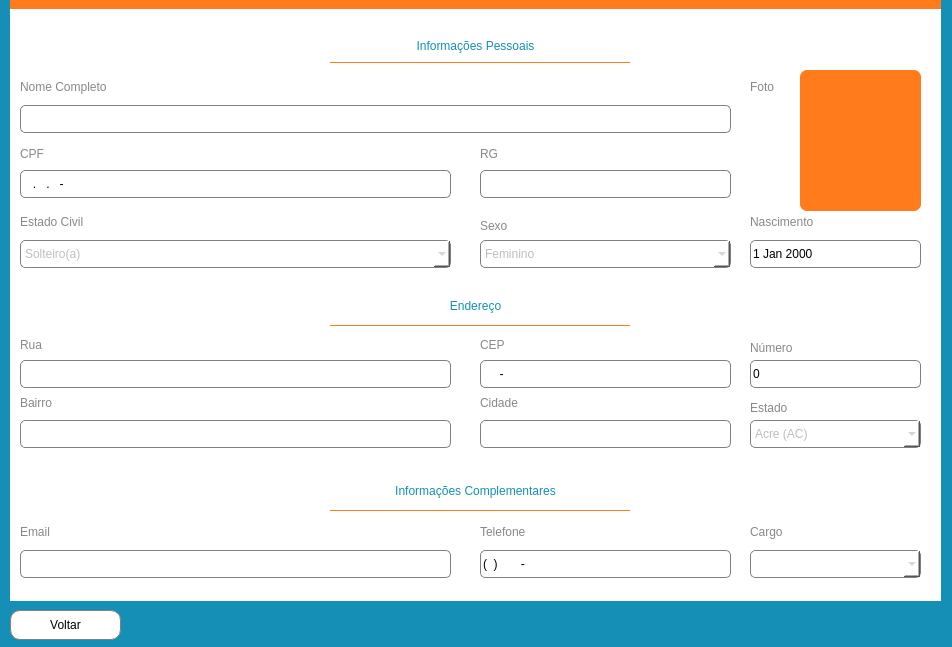
<?xml version="1.0" encoding="UTF-8"?>
<ui version="4.0">
 <class>perfilServidor</class>
 <widget class="QMainWindow" name="perfilServidor">
  <property name="geometry">
   <rect>
    <x>0</x>
    <y>0</y>
    <width>952</width>
    <height>647</height>
   </rect>
  </property>
  <property name="sizePolicy">
   <sizepolicy hsizetype="Fixed" vsizetype="Fixed">
    <horstretch>0</horstretch>
    <verstretch>0</verstretch>
   </sizepolicy>
  </property>
  <property name="minimumSize">
   <size>
    <width>952</width>
    <height>200</height>
   </size>
  </property>
  <property name="maximumSize">
   <size>
    <width>952</width>
    <height>760</height>
   </size>
  </property>
  <property name="windowTitle">
   <string>Perfil Servidor</string>
  </property>
  <property name="layoutDirection">
   <enum>Qt::LeftToRight</enum>
  </property>
  <property name="styleSheet">
   <string notr="true">background-color: rgb(21, 143, 181)</string>
  </property>
  <widget class="QWidget" name="centralwidget">
   <property name="sizePolicy">
    <sizepolicy hsizetype="Fixed" vsizetype="Fixed">
     <horstretch>0</horstretch>
     <verstretch>0</verstretch>
    </sizepolicy>
   </property>
   <property name="styleSheet">
    <string notr="true">backgroundcolor: rgb(255,255,255)</string>
   </property>
   <widget class="QPushButton" name="btnVoltar">
    <property name="geometry">
     <rect>
      <x>10</x>
      <y>610</y>
      <width>111</width>
      <height>30</height>
     </rect>
    </property>
    <property name="sizePolicy">
     <sizepolicy hsizetype="Maximum" vsizetype="Expanding">
      <horstretch>0</horstretch>
      <verstretch>0</verstretch>
     </sizepolicy>
    </property>
    <property name="focusPolicy">
     <enum>Qt::StrongFocus</enum>
    </property>
    <property name="styleSheet">
     <string notr="true">font: 25 10pt &quot;Malgun Gothic Semilight&quot;;
border: 0.7px solid grey;
border-radius: 10px;
background-color: rgb(255, 255, 255);
box-shadow: 5px -9px 3px #000;</string>
    </property>
    <property name="text">
     <string>Voltar</string>
    </property>
   </widget>
   <widget class="QFrame" name="framezao">
    <property name="geometry">
     <rect>
      <x>10</x>
      <y>0</y>
      <width>931</width>
      <height>601</height>
     </rect>
    </property>
    <property name="sizePolicy">
     <sizepolicy hsizetype="Expanding" vsizetype="Expanding">
      <horstretch>0</horstretch>
      <verstretch>0</verstretch>
     </sizepolicy>
    </property>
    <property name="styleSheet">
     <string notr="true">background-color: rgb(255, 255, 255);
border-radius: 7px;
</string>
    </property>
    <property name="frameShape">
     <enum>QFrame::StyledPanel</enum>
    </property>
    <property name="frameShadow">
     <enum>QFrame::Raised</enum>
    </property>
    <widget class="QFrame" name="framePessoais">
     <property name="geometry">
      <rect>
       <x>0</x>
       <y>30</y>
       <width>931</width>
       <height>251</height>
      </rect>
     </property>
     <property name="sizePolicy">
      <sizepolicy hsizetype="Expanding" vsizetype="Expanding">
       <horstretch>0</horstretch>
       <verstretch>0</verstretch>
      </sizepolicy>
     </property>
     <property name="styleSheet">
      <string notr="true">background-color: rgb(255, 255, 255)</string>
     </property>
     <property name="frameShape">
      <enum>QFrame::StyledPanel</enum>
     </property>
     <property name="frameShadow">
      <enum>QFrame::Raised</enum>
     </property>
     <widget class="QLabel" name="lblPessoais">
      <property name="geometry">
       <rect>
        <x>0</x>
        <y>-4</y>
        <width>931</width>
        <height>39</height>
       </rect>
      </property>
      <property name="styleSheet">
       <string notr="true">font: 25 12pt &quot;Malgun Gothic Semilight&quot;;
color: rgb(21, 143, 181);</string>
      </property>
      <property name="text">
       <string>Informações Pessoais</string>
      </property>
      <property name="alignment">
       <set>Qt::AlignCenter</set>
      </property>
     </widget>
     <widget class="QLabel" name="lblNome">
      <property name="geometry">
       <rect>
        <x>10</x>
        <y>45</y>
        <width>181</width>
        <height>23</height>
       </rect>
      </property>
      <property name="styleSheet">
       <string notr="true">font: 75 10pt &quot;Malgun Gothic&quot;;
color: rgb(136, 136, 136)</string>
      </property>
      <property name="text">
       <string>Nome Completo</string>
      </property>
     </widget>
     <widget class="QLabel" name="lblCpf">
      <property name="geometry">
       <rect>
        <x>10</x>
        <y>112</y>
        <width>55</width>
        <height>23</height>
       </rect>
      </property>
      <property name="styleSheet">
       <string notr="true">color: rgb(136, 136, 136);
font: 75 10pt &quot;Malgun Gothic&quot;;</string>
      </property>
      <property name="text">
       <string>CPF</string>
      </property>
     </widget>
     <widget class="QLabel" name="lblEstadoCivil">
      <property name="geometry">
       <rect>
        <x>10</x>
        <y>180</y>
        <width>111</width>
        <height>23</height>
       </rect>
      </property>
      <property name="styleSheet">
       <string notr="true">color: rgb(136, 136, 136);
font: 75 10pt &quot;Malgun Gothic&quot;;</string>
      </property>
      <property name="text">
       <string>Estado Civil</string>
      </property>
     </widget>
     <widget class="QLabel" name="lblNascimento">
      <property name="geometry">
       <rect>
        <x>740</x>
        <y>180</y>
        <width>121</width>
        <height>23</height>
       </rect>
      </property>
      <property name="styleSheet">
       <string notr="true">color: rgb(136, 136, 136);
font: 75 10pt &quot;Malgun Gothic&quot;;</string>
      </property>
      <property name="text">
       <string>Nascimento</string>
      </property>
     </widget>
     <widget class="QLabel" name="lblRg">
      <property name="geometry">
       <rect>
        <x>470</x>
        <y>112</y>
        <width>55</width>
        <height>23</height>
       </rect>
      </property>
      <property name="styleSheet">
       <string notr="true">color: rgb(136, 136, 136);
font: 75 10pt &quot;Malgun Gothic&quot;;</string>
      </property>
      <property name="text">
       <string>RG</string>
      </property>
      <property name="textFormat">
       <enum>Qt::PlainText</enum>
      </property>
     </widget>
     <widget class="QComboBox" name="cbEstadoCivil">
      <property name="enabled">
       <bool>false</bool>
      </property>
      <property name="geometry">
       <rect>
        <x>10</x>
        <y>210</y>
        <width>431</width>
        <height>28</height>
       </rect>
      </property>
      <property name="styleSheet">
       <string notr="true">border: 1px solid grey;
border-radius: 5px;
font: 9pt &quot;Leelawadee UI Semilight&quot;;
background-color: rgb(255, 255, 255);</string>
      </property>
      <property name="currentIndex">
       <number>0</number>
      </property>
      <property name="maxVisibleItems">
       <number>5</number>
      </property>
      <item>
       <property name="text">
        <string>Solteiro(a)</string>
       </property>
      </item>
      <item>
       <property name="text">
        <string>Casado(a)</string>
       </property>
      </item>
      <item>
       <property name="text">
        <string>Separado(a)</string>
       </property>
      </item>
      <item>
       <property name="text">
        <string>Divorciado(a)</string>
       </property>
      </item>
      <item>
       <property name="text">
        <string>Viúvo(a)</string>
       </property>
      </item>
     </widget>
     <widget class="QDateEdit" name="dateNascimento">
      <property name="geometry">
       <rect>
        <x>740</x>
        <y>210</y>
        <width>171</width>
        <height>28</height>
       </rect>
      </property>
      <property name="styleSheet">
       <string notr="true">border: 1px solid grey;
border-radius: 5px;
font: 9pt &quot;Leelawadee UI Semilight&quot;;
background-color: rgb(255, 255, 255);</string>
      </property>
      <property name="readOnly">
       <bool>true</bool>
      </property>
      <property name="buttonSymbols">
       <enum>QAbstractSpinBox::NoButtons</enum>
      </property>
      <property name="maximumDate">
       <date>
        <year>3000</year>
        <month>12</month>
        <day>31</day>
       </date>
      </property>
      <property name="minimumDate">
       <date>
        <year>1900</year>
        <month>9</month>
        <day>14</day>
       </date>
      </property>
     </widget>
     <widget class="QLabel" name="lblSexo">
      <property name="geometry">
       <rect>
        <x>470</x>
        <y>180</y>
        <width>55</width>
        <height>31</height>
       </rect>
      </property>
      <property name="styleSheet">
       <string notr="true">color: rgb(136, 136, 136);
font: 75 10pt &quot;Malgun Gothic&quot;;</string>
      </property>
      <property name="text">
       <string>Sexo</string>
      </property>
     </widget>
     <widget class="QComboBox" name="cbSexo">
      <property name="enabled">
       <bool>false</bool>
      </property>
      <property name="geometry">
       <rect>
        <x>470</x>
        <y>210</y>
        <width>251</width>
        <height>28</height>
       </rect>
      </property>
      <property name="styleSheet">
       <string notr="true">border: 1px solid grey;
border-radius: 5px;
font: 9pt &quot;Leelawadee UI Semilight&quot;;
background-color: rgb(255, 255, 255);</string>
      </property>
      <item>
       <property name="text">
        <string>Feminino</string>
       </property>
      </item>
      <item>
       <property name="text">
        <string>Masculino</string>
       </property>
      </item>
      <item>
       <property name="text">
        <string>Outro</string>
       </property>
      </item>
     </widget>
     <widget class="Line" name="linePessoais">
      <property name="geometry">
       <rect>
        <x>320</x>
        <y>32</y>
        <width>300</width>
        <height>1</height>
       </rect>
      </property>
      <property name="styleSheet">
       <string notr="true">background-color: rgb(255, 123, 28);</string>
      </property>
      <property name="orientation">
       <enum>Qt::Horizontal</enum>
      </property>
     </widget>
     <widget class="QLabel" name="lblFotolbl">
      <property name="geometry">
       <rect>
        <x>740</x>
        <y>45</y>
        <width>40</width>
        <height>23</height>
       </rect>
      </property>
      <property name="styleSheet">
       <string notr="true">color: rgb(136, 136, 136);
font: 75 10pt &quot;Malgun Gothic&quot;;</string>
      </property>
      <property name="text">
       <string>Foto</string>
      </property>
     </widget>
     <widget class="QLineEdit" name="lineNome">
      <property name="geometry">
       <rect>
        <x>10</x>
        <y>75</y>
        <width>711</width>
        <height>28</height>
       </rect>
      </property>
      <property name="styleSheet">
       <string notr="true">border: 1px solid grey;
border-radius: 5px;
font: 9pt &quot;Leelawadee UI Semilight&quot;;
background-color: rgb(255, 255, 255);</string>
      </property>
      <property name="readOnly">
       <bool>true</bool>
      </property>
     </widget>
     <widget class="QLineEdit" name="lineCpf">
      <property name="geometry">
       <rect>
        <x>10</x>
        <y>140</y>
        <width>431</width>
        <height>28</height>
       </rect>
      </property>
      <property name="styleSheet">
       <string notr="true">border: 1px solid grey;
border-radius: 5px;
font: 9pt &quot;Leelawadee UI Semilight&quot;;
background-color: rgb(255, 255, 255);</string>
      </property>
      <property name="inputMask">
       <string>000.000.000-00</string>
      </property>
      <property name="readOnly">
       <bool>true</bool>
      </property>
     </widget>
     <widget class="QLineEdit" name="lineRg">
      <property name="geometry">
       <rect>
        <x>470</x>
        <y>140</y>
        <width>251</width>
        <height>28</height>
       </rect>
      </property>
      <property name="styleSheet">
       <string notr="true">border: 1px solid grey;
border-radius: 5px;
font: 9pt &quot;Leelawadee UI Semilight&quot;;
background-color: rgb(255, 255, 255);</string>
      </property>
      <property name="readOnly">
       <bool>true</bool>
      </property>
     </widget>
     <widget class="QLabel" name="lblFoto">
      <property name="geometry">
       <rect>
        <x>790</x>
        <y>40</y>
        <width>121</width>
        <height>141</height>
       </rect>
      </property>
      <property name="styleSheet">
       <string notr="true">background-color: rgb(255, 123, 28);
</string>
      </property>
      <property name="text">
       <string/>
      </property>
      <property name="pixmap">
       <pixmap>../../../OneDrive/Área de Trabalho/icons/perfil.png</pixmap>
      </property>
     </widget>
    </widget>
    <widget class="QFrame" name="frameEndereco">
     <property name="geometry">
      <rect>
       <x>0</x>
       <y>290</y>
       <width>931</width>
       <height>171</height>
      </rect>
     </property>
     <property name="sizePolicy">
      <sizepolicy hsizetype="Expanding" vsizetype="Expanding">
       <horstretch>0</horstretch>
       <verstretch>0</verstretch>
      </sizepolicy>
     </property>
     <property name="layoutDirection">
      <enum>Qt::LeftToRight</enum>
     </property>
     <property name="styleSheet">
      <string notr="true">background-color: rgb(255, 255, 255)</string>
     </property>
     <property name="frameShape">
      <enum>QFrame::StyledPanel</enum>
     </property>
     <property name="frameShadow">
      <enum>QFrame::Raised</enum>
     </property>
     <widget class="QLabel" name="lblEndereco">
      <property name="geometry">
       <rect>
        <x>0</x>
        <y>0</y>
        <width>931</width>
        <height>31</height>
       </rect>
      </property>
      <property name="styleSheet">
       <string notr="true">font: 25 12pt &quot;Malgun Gothic Semilight&quot;;
color: rgb(21, 143, 181);</string>
      </property>
      <property name="text">
       <string>Endereço</string>
      </property>
      <property name="alignment">
       <set>Qt::AlignCenter</set>
      </property>
     </widget>
     <widget class="QLabel" name="lblRua">
      <property name="geometry">
       <rect>
        <x>10</x>
        <y>47</y>
        <width>55</width>
        <height>16</height>
       </rect>
      </property>
      <property name="styleSheet">
       <string notr="true">font: 25 10pt &quot;Malgun Gothic Semilight&quot;;
color: rgb(136, 136, 136)</string>
      </property>
      <property name="text">
       <string>Rua</string>
      </property>
     </widget>
     <widget class="QLabel" name="lblNumero">
      <property name="geometry">
       <rect>
        <x>740</x>
        <y>50</y>
        <width>71</width>
        <height>16</height>
       </rect>
      </property>
      <property name="styleSheet">
       <string notr="true">font: 25 10pt &quot;Malgun Gothic Semilight&quot;;
color: rgb(136, 136, 136)</string>
      </property>
      <property name="text">
       <string>Número</string>
      </property>
     </widget>
     <widget class="QLabel" name="lblBairro">
      <property name="geometry">
       <rect>
        <x>10</x>
        <y>105</y>
        <width>55</width>
        <height>16</height>
       </rect>
      </property>
      <property name="styleSheet">
       <string notr="true">font: 25 10pt &quot;Malgun Gothic Semilight&quot;;
color: rgb(136, 136, 136)</string>
      </property>
      <property name="text">
       <string>Bairro</string>
      </property>
     </widget>
     <widget class="QLabel" name="lblCep">
      <property name="geometry">
       <rect>
        <x>470</x>
        <y>47</y>
        <width>55</width>
        <height>16</height>
       </rect>
      </property>
      <property name="styleSheet">
       <string notr="true">font: 25 10pt &quot;Malgun Gothic Semilight&quot;;
color: rgb(136, 136, 136)</string>
      </property>
      <property name="text">
       <string>CEP</string>
      </property>
     </widget>
     <widget class="QLabel" name="lblCidade">
      <property name="geometry">
       <rect>
        <x>470</x>
        <y>105</y>
        <width>55</width>
        <height>16</height>
       </rect>
      </property>
      <property name="styleSheet">
       <string notr="true">font: 25 10pt &quot;Malgun Gothic Semilight&quot;;
color: rgb(136, 136, 136)</string>
      </property>
      <property name="text">
       <string>Cidade</string>
      </property>
     </widget>
     <widget class="QLabel" name="lblEstado">
      <property name="geometry">
       <rect>
        <x>740</x>
        <y>110</y>
        <width>55</width>
        <height>16</height>
       </rect>
      </property>
      <property name="styleSheet">
       <string notr="true">font: 25 10pt &quot;Malgun Gothic Semilight&quot;;
color: rgb(136, 136, 136)</string>
      </property>
      <property name="text">
       <string>Estado</string>
      </property>
     </widget>
     <widget class="QLineEdit" name="lineRua">
      <property name="geometry">
       <rect>
        <x>10</x>
        <y>70</y>
        <width>431</width>
        <height>28</height>
       </rect>
      </property>
      <property name="styleSheet">
       <string notr="true">border: 1px solid grey;
border-radius: 5px;
font: 9pt &quot;Leelawadee UI Semilight&quot;;
background-color: rgb(255, 255, 255);</string>
      </property>
      <property name="readOnly">
       <bool>true</bool>
      </property>
     </widget>
     <widget class="QSpinBox" name="spinNumero">
      <property name="geometry">
       <rect>
        <x>740</x>
        <y>70</y>
        <width>171</width>
        <height>28</height>
       </rect>
      </property>
      <property name="styleSheet">
       <string notr="true">border: 1px solid grey;
border-radius: 5px;
font: 9pt &quot;Leelawadee UI Semilight&quot;;
background-color: rgb(255, 255, 255);</string>
      </property>
      <property name="readOnly">
       <bool>true</bool>
      </property>
      <property name="buttonSymbols">
       <enum>QAbstractSpinBox::NoButtons</enum>
      </property>
      <property name="maximum">
       <number>5000</number>
      </property>
     </widget>
     <widget class="QComboBox" name="cbEstado">
      <property name="enabled">
       <bool>false</bool>
      </property>
      <property name="geometry">
       <rect>
        <x>740</x>
        <y>130</y>
        <width>171</width>
        <height>28</height>
       </rect>
      </property>
      <property name="styleSheet">
       <string notr="true">border: 1px solid grey;
border-radius: 5px;
font: 9pt &quot;Leelawadee UI Semilight&quot;;
background-color: rgb(255, 255, 255);</string>
      </property>
      <item>
       <property name="text">
        <string>Acre (AC)</string>
       </property>
      </item>
      <item>
       <property name="text">
        <string>Alagoas (AL)</string>
       </property>
      </item>
      <item>
       <property name="text">
        <string>Amapá (AP)</string>
       </property>
      </item>
      <item>
       <property name="text">
        <string>Amazonas (AM)</string>
       </property>
      </item>
      <item>
       <property name="text">
        <string>Bahia (BA)</string>
       </property>
      </item>
      <item>
       <property name="text">
        <string>Ceará (CE)</string>
       </property>
      </item>
      <item>
       <property name="text">
        <string>Distrito Federal (DF)</string>
       </property>
      </item>
      <item>
       <property name="text">
        <string>Espírito Santos (ES)</string>
       </property>
      </item>
      <item>
       <property name="text">
        <string>Goiás (GO)</string>
       </property>
      </item>
      <item>
       <property name="text">
        <string>Maranhão (MA)</string>
       </property>
      </item>
      <item>
       <property name="text">
        <string>Mato Grosso (MT)</string>
       </property>
      </item>
      <item>
       <property name="text">
        <string>Mato Grosso do Sul (MS)</string>
       </property>
      </item>
      <item>
       <property name="text">
        <string>Minas Gerais (MG)</string>
       </property>
      </item>
      <item>
       <property name="text">
        <string>Pará (PA)</string>
       </property>
      </item>
      <item>
       <property name="text">
        <string>Paraíba (PB)</string>
       </property>
      </item>
      <item>
       <property name="text">
        <string>Paraná (PR)</string>
       </property>
      </item>
      <item>
       <property name="text">
        <string>Pernambuco (PR)</string>
       </property>
      </item>
      <item>
       <property name="text">
        <string>Piauí (PI)</string>
       </property>
      </item>
      <item>
       <property name="text">
        <string>Rio de Janeiro (RJ)</string>
       </property>
      </item>
      <item>
       <property name="text">
        <string>Rio Grande do Norte (RN)</string>
       </property>
      </item>
      <item>
       <property name="text">
        <string>Rondônia (RO)</string>
       </property>
      </item>
      <item>
       <property name="text">
        <string>Roraima (RR)</string>
       </property>
      </item>
      <item>
       <property name="text">
        <string>Santa Catarina (SC)</string>
       </property>
      </item>
      <item>
       <property name="text">
        <string>São Paulo (SP)</string>
       </property>
      </item>
      <item>
       <property name="text">
        <string>Sergipe (SE)</string>
       </property>
      </item>
      <item>
       <property name="text">
        <string>Tocantins (TO)</string>
       </property>
      </item>
     </widget>
     <widget class="Line" name="lineEndereco">
      <property name="geometry">
       <rect>
        <x>320</x>
        <y>35</y>
        <width>300</width>
        <height>1</height>
       </rect>
      </property>
      <property name="styleSheet">
       <string notr="true">background-color: rgb(255, 123, 28);</string>
      </property>
      <property name="orientation">
       <enum>Qt::Horizontal</enum>
      </property>
     </widget>
     <widget class="QLineEdit" name="lineBairro">
      <property name="geometry">
       <rect>
        <x>10</x>
        <y>130</y>
        <width>431</width>
        <height>28</height>
       </rect>
      </property>
      <property name="styleSheet">
       <string notr="true">border: 1px solid grey;
border-radius: 5px;
font: 9pt &quot;Leelawadee UI Semilight&quot;;
background-color: rgb(255, 255, 255);</string>
      </property>
      <property name="readOnly">
       <bool>true</bool>
      </property>
     </widget>
     <widget class="QLineEdit" name="lineCep">
      <property name="geometry">
       <rect>
        <x>470</x>
        <y>70</y>
        <width>251</width>
        <height>28</height>
       </rect>
      </property>
      <property name="styleSheet">
       <string notr="true">border: 1px solid grey;
border-radius: 5px;
font: 9pt &quot;Leelawadee UI Semilight&quot;;
background-color: rgb(255, 255, 255);</string>
      </property>
      <property name="inputMask">
       <string>00000-000</string>
      </property>
      <property name="readOnly">
       <bool>true</bool>
      </property>
     </widget>
     <widget class="QLineEdit" name="lineCidade">
      <property name="geometry">
       <rect>
        <x>470</x>
        <y>130</y>
        <width>251</width>
        <height>28</height>
       </rect>
      </property>
      <property name="styleSheet">
       <string notr="true">border: 1px solid grey;
border-radius: 5px;
font: 9pt &quot;Leelawadee UI Semilight&quot;;
background-color: rgb(255, 255, 255);</string>
      </property>
      <property name="readOnly">
       <bool>true</bool>
      </property>
     </widget>
     <zorder>lblRua</zorder>
     <zorder>lblNumero</zorder>
     <zorder>lblBairro</zorder>
     <zorder>lblCep</zorder>
     <zorder>lblCidade</zorder>
     <zorder>lblEstado</zorder>
     <zorder>lineRua</zorder>
     <zorder>spinNumero</zorder>
     <zorder>cbEstado</zorder>
     <zorder>lblEndereco</zorder>
     <zorder>lineEndereco</zorder>
     <zorder>lineBairro</zorder>
     <zorder>lineCep</zorder>
     <zorder>lineCidade</zorder>
    </widget>
    <widget class="QFrame" name="frameComplementares">
     <property name="geometry">
      <rect>
       <x>0</x>
       <y>460</y>
       <width>931</width>
       <height>201</height>
      </rect>
     </property>
     <property name="sizePolicy">
      <sizepolicy hsizetype="Expanding" vsizetype="Expanding">
       <horstretch>0</horstretch>
       <verstretch>0</verstretch>
      </sizepolicy>
     </property>
     <property name="styleSheet">
      <string notr="true">background-color: rgb(255, 255, 255)</string>
     </property>
     <property name="frameShape">
      <enum>QFrame::StyledPanel</enum>
     </property>
     <property name="frameShadow">
      <enum>QFrame::Raised</enum>
     </property>
     <widget class="QLabel" name="lblInfoComplementares">
      <property name="geometry">
       <rect>
        <x>0</x>
        <y>10</y>
        <width>931</width>
        <height>41</height>
       </rect>
      </property>
      <property name="styleSheet">
       <string notr="true">font: 25 12pt &quot;Malgun Gothic Semilight&quot;;
color: rgb(21, 143, 181);</string>
      </property>
      <property name="text">
       <string>Informações Complementares</string>
      </property>
      <property name="alignment">
       <set>Qt::AlignCenter</set>
      </property>
     </widget>
     <widget class="QLabel" name="lblCargo">
      <property name="geometry">
       <rect>
        <x>740</x>
        <y>60</y>
        <width>55</width>
        <height>23</height>
       </rect>
      </property>
      <property name="styleSheet">
       <string notr="true">font: 25 10pt &quot;Malgun Gothic Semilight&quot;;
color: rgb(136, 136, 136)</string>
      </property>
      <property name="text">
       <string>Cargo</string>
      </property>
     </widget>
     <widget class="QLabel" name="lblEmail">
      <property name="geometry">
       <rect>
        <x>10</x>
        <y>60</y>
        <width>55</width>
        <height>23</height>
       </rect>
      </property>
      <property name="styleSheet">
       <string notr="true">font: 25 10pt &quot;Malgun Gothic Semilight&quot;;
color: rgb(136, 136, 136)</string>
      </property>
      <property name="text">
       <string>Email</string>
      </property>
     </widget>
     <widget class="QComboBox" name="cbCargo">
      <property name="enabled">
       <bool>false</bool>
      </property>
      <property name="geometry">
       <rect>
        <x>740</x>
        <y>90</y>
        <width>171</width>
        <height>28</height>
       </rect>
      </property>
      <property name="styleSheet">
       <string notr="true">border: 1px solid grey;
border-radius: 5px;
font: 9pt &quot;Leelawadee UI Semilight&quot;;
background-color: rgb(255, 255, 255);</string>
      </property>
     </widget>
     <widget class="Line" name="lineInfo">
      <property name="geometry">
       <rect>
        <x>320</x>
        <y>50</y>
        <width>300</width>
        <height>1</height>
       </rect>
      </property>
      <property name="styleSheet">
       <string notr="true">background-color: rgb(255, 123, 28);</string>
      </property>
      <property name="orientation">
       <enum>Qt::Horizontal</enum>
      </property>
     </widget>
     <widget class="QLabel" name="lblTelefone">
      <property name="geometry">
       <rect>
        <x>470</x>
        <y>60</y>
        <width>91</width>
        <height>23</height>
       </rect>
      </property>
      <property name="styleSheet">
       <string notr="true">color: rgb(136, 136, 136);
font: 75 10pt &quot;Malgun Gothic&quot;;</string>
      </property>
      <property name="text">
       <string>Telefone</string>
      </property>
     </widget>
     <widget class="QLineEdit" name="lineEmail">
      <property name="geometry">
       <rect>
        <x>10</x>
        <y>90</y>
        <width>431</width>
        <height>28</height>
       </rect>
      </property>
      <property name="styleSheet">
       <string notr="true">border: 1px solid grey;
border-radius: 5px;
font: 9pt &quot;Leelawadee UI Semilight&quot;;
background-color: rgb(255, 255, 255);</string>
      </property>
      <property name="readOnly">
       <bool>true</bool>
      </property>
     </widget>
     <widget class="QLineEdit" name="lineTelefone">
      <property name="geometry">
       <rect>
        <x>470</x>
        <y>90</y>
        <width>251</width>
        <height>28</height>
       </rect>
      </property>
      <property name="styleSheet">
       <string notr="true">border: 1px solid grey;
border-radius: 5px;
font: 9pt &quot;Leelawadee UI Semilight&quot;;
background-color: rgb(255, 255, 255);</string>
      </property>
      <property name="inputMethodHints">
       <set>Qt::ImhNone</set>
      </property>
      <property name="inputMask">
       <string>(00) 0 0000-0000</string>
      </property>
      <property name="readOnly">
       <bool>true</bool>
      </property>
     </widget>
    </widget>
    <widget class="QFrame" name="frameLaranja">
     <property name="geometry">
      <rect>
       <x>0</x>
       <y>0</y>
       <width>931</width>
       <height>9</height>
      </rect>
     </property>
     <property name="styleSheet">
      <string notr="true">background-color: rgb(255, 123, 28);
border-radius: 0.2px;
</string>
     </property>
     <property name="frameShape">
      <enum>QFrame::StyledPanel</enum>
     </property>
     <property name="frameShadow">
      <enum>QFrame::Raised</enum>
     </property>
    </widget>
    <zorder>frameLaranja</zorder>
    <zorder>framePessoais</zorder>
    <zorder>frameEndereco</zorder>
    <zorder>frameComplementares</zorder>
   </widget>
   <zorder>framezao</zorder>
   <zorder>btnVoltar</zorder>
  </widget>
 </widget>
 <resources/>
 <connections/>
</ui>
